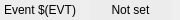
<?xml version="1.0" encoding="UTF-8"?>
<ui version="4.0">
 <class>Form</class>
 <widget class="QWidget" name="Form">
  <property name="geometry">
   <rect>
    <x>0</x>
    <y>0</y>
    <width>180</width>
    <height>20</height>
   </rect>
  </property>
  <property name="windowTitle">
   <string>Form</string>
  </property>
  <widget class="caLabel" name="calabel_2">
   <property name="geometry">
    <rect>
     <x>0</x>
     <y>0</y>
     <width>80</width>
     <height>20</height>
    </rect>
   </property>
   <property name="styleSheet">
    <string notr="true">background-color: rgb(236, 236, 236, 255);</string>
   </property>
   <property name="text">
    <string>Event $(EVT)</string>
   </property>
   <property name="alignment">
    <set>Qt::AlignCenter</set>
   </property>
   <property name="visibility">
    <enum>caLabel::StaticV</enum>
   </property>
   <property name="visibilityCalc">
    <string notr="true"/>
   </property>
   <property name="channel" stdset="0">
    <string notr="true"/>
   </property>
  </widget>
  <widget class="caLineEdit" name="calineedit">
   <property name="geometry">
    <rect>
     <x>90</x>
     <y>0</y>
     <width>81</width>
     <height>20</height>
    </rect>
   </property>
   <property name="layoutDirection">
    <enum>Qt::RightToLeft</enum>
   </property>
   <property name="channel" stdset="0">
    <string notr="true">$(EVR):Evtmap-$(EVT)-DNC.OUT</string>
   </property>
  </widget>
  <widget class="caLabel" name="calabel_4">
   <property name="geometry">
    <rect>
     <x>90</x>
     <y>0</y>
     <width>81</width>
     <height>20</height>
    </rect>
   </property>
   <property name="styleSheet">
    <string notr="true">background-color: rgb(236, 236, 236, 255);</string>
   </property>
   <property name="text">
    <string>Not set</string>
   </property>
   <property name="alignment">
    <set>Qt::AlignCenter</set>
   </property>
   <property name="visibility">
    <enum>caLabel::IfZero</enum>
   </property>
   <property name="channel" stdset="0">
    <string notr="true">$(EVR):Evtmap-$(EVT)-DNC</string>
   </property>
  </widget>
 </widget>
 <customwidgets>
  <customwidget>
   <class>caLabel</class>
   <extends>QLabel</extends>
   <header>caLabel</header>
  </customwidget>
  <customwidget>
   <class>caLineEdit</class>
   <extends>QLineEdit</extends>
   <header>caLineEdit</header>
  </customwidget>
 </customwidgets>
 <resources/>
 <connections/>
</ui>
